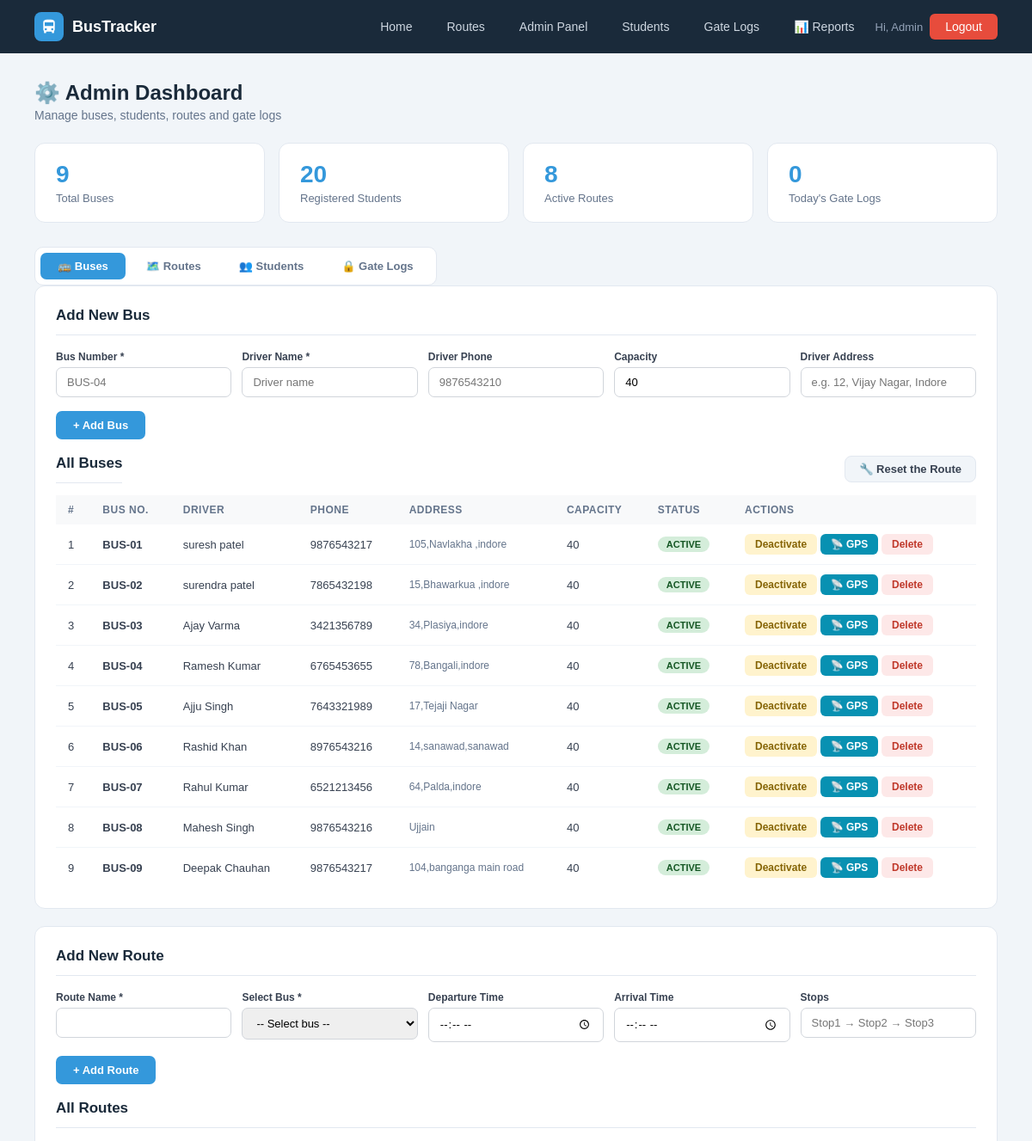
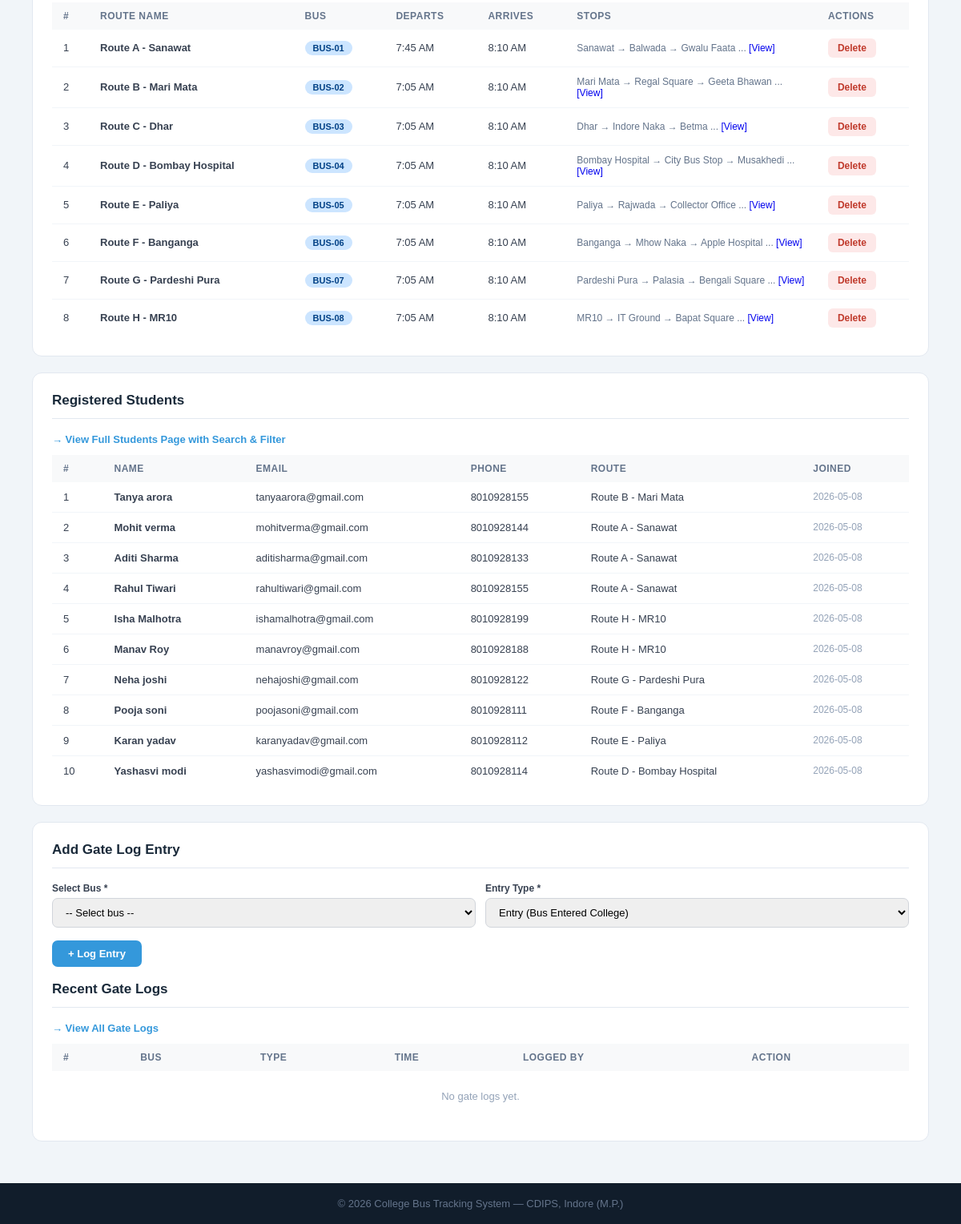
The page /admin (signed in) on the database its author committed (2 pictures, top to bottom).
### tables this page shows
CREATE TABLE buses (
        id INTEGER PRIMARY KEY AUTOINCREMENT,
        bus_number TEXT UNIQUE NOT NULL, driver_name TEXT NOT NULL,
        driver_phone TEXT, capacity INTEGER DEFAULT 40,
        status TEXT DEFAULT 'active',
        current_lat REAL DEFAULT 22.7196, current_lng REAL DEFAULT 75.8577, driver_address TEXT);

CREATE TABLE routes (
        id INTEGER PRIMARY KEY AUTOINCREMENT,
        route_name TEXT NOT NULL, bus_id INTEGER,
        start_point TEXT, end_point TEXT,
        departure_time TEXT, arrival_time TEXT, stops TEXT, original_bus_id INTEGER,
        FOREIGN KEY(bus_id) REFERENCES buses(id));

CREATE TABLE users (
        id INTEGER PRIMARY KEY AUTOINCREMENT,
        name TEXT NOT NULL, email TEXT UNIQUE NOT NULL,
        password TEXT NOT NULL, role TEXT DEFAULT 'student',
        phone TEXT, route_id INTEGER,
        created_at TIMESTAMP DEFAULT CURRENT_TIMESTAMP);

### app.py (the view)
@app.route('/admin')
@admin_required
def admin_dashboard():
    db = get_db()
    buses    = db.execute("SELECT * FROM buses").fetchall()
    students = db.execute('''SELECT u.*,r.route_name FROM users u
                             LEFT JOIN routes r ON u.route_id=r.id
                             WHERE u.role='student' ORDER BY u.created_at DESC''').fetchall()
    routes   = db.execute("SELECT r.*,b.bus_number FROM routes r LEFT JOIN buses b ON r.bus_id=b.id").fetchall()
    logs     = db.execute("SELECT * FROM gate_logs ORDER BY log_time DESC LIMIT 15").fetchall()
    stats = dict(
        total_buses=db.execute("SELECT COUNT(*) FROM buses").fetchone()[0],
        total_students=db.execute("SELECT COUNT(*) FROM users WHERE role='student'").fetchone()[0],
        total_routes=db.execute("SELECT COUNT(*) FROM routes").fetchone()[0],
        today_logs=db.execute("SELECT COUNT(*) FROM gate_logs WHERE DATE(log_time)=DATE('now')").fetchone()[0])
    db.close(); return render_template('admin.html', buses=buses, students=students, routes=routes, logs=logs, stats=stats)

### templates/admin.html (shortened to what this page needs)
{% extends "base.html" %}
{% block content %}
<div class="page">
    <div class="page-header">
        <div style="display:flex;gap:12px;align-items:flex-start;flex-wrap:wrap;justify-content:space-between;">
            <div>
                <h1>⚙️ Admin Dashboard</h1>
                <p>Manage buses, students, routes and gate logs</p>
            </div>
        </div>
    </div>
    <div class="stat-cards">
        <div class="stat-card"><div class="num">{{ stats.total_buses }}</div><div class="lbl">Total Buses</div></div>
        <div class="stat-card"><div class="num">{{ stats.total_students }}</div><div class="lbl">Registered Students</div></div>
        <div class="stat-card"><div class="num">{{ stats.total_routes }}</div><div class="lbl">Active Routes</div></div>
        <div class="stat-card"><div class="num">{{ stats.today_logs }}</div><div class="lbl">Today's Gate Logs</div></div>
    </div>
    <div class="tab-wrap">
        <div class="tab-labels">
            <label for="tab-buses">🚌 Buses</label>
            <label for="tab-routes">🗺️ Routes</label>
            <label for="tab-students">👥 Students</label>
            <label for="tab-logs">🔒 Gate Logs</label>
        </div>
        <div class="tab-contents">
            <div class="panel" id="content-buses">
                <h2>Add New Bus</h2>
                <form method="POST" action="{{ url_for('add_bus') }}">
                    <div class="form-row">
                        <div class="fg"><label>Bus Number *</label><input type="text" name="bus_number" placeholder="BUS-04" required></div>
                        <div class="fg"><label>Driver Name *</label><input type="text" name="driver_name" placeholder="Driver name" required></div>
                        <div class="fg"><label>Driver Phone</label><input type="tel" name="driver_phone" placeholder="9876543210" maxlength="10"></div>
                        <div class="fg"><label>Capacity</label><input type="number" name="capacity" value="40" min="10" max="60"></div>
                        <div class="fg" style="width:100%"><label>Driver Address</label><input type="text" name="driver_address" placeholder="e.g. 12, Vijay Nagar, Indore"></div>
                    </div>
                    <button type="submit" class="btn-add">+ Add Bus</button>
                </form>
                <br>
                <div style="display:flex;align-items:center;justify-content:space-between;margin-bottom:14px;">
                    <h2 style="margin:0;">All Buses</h2>
                    <a href="{{ url_for('fix_routes') }}"
                       onclick="return confirm('Are you sure you want to restore all routes to their original buses?')"
                       style="background:#f1f5f9;color:#374151;padding:7px 16px;border-radius:8px;font-size:13px;font-weight:600;text-decoration:none;border:1px solid #e2e8f0;">
                       🔧 Reset the Route
                    </a>
                </div>
                <table>
                    <thead><tr><th>#</th><th>Bus No.</th><th>Driver</th><th>Phone</th><th>Address</th><th>Capacity</th><th>Status</th><th>Actions</th></tr></thead>
                    <tbody>
                    {% for b in buses %}
                    <tr>
                        <td>{{ loop.index }}</td>
                        <td><b>{{ b.bus_number }}</b></td>
                        <td>{{ b.driver_name }}</td>
                        <td>{{ b.driver_phone or '—' }}</td>
                        <td style="font-size:12px;color:#64748b;max-width:160px;">{{ b.driver_address or '—' }}</td>
                        <td>{{ b.capacity }}</td>
                        <td><span class="badge {{ 'badge-green' if b.status=='active' else 'badge-red' }}">{{ b.status.upper() }}</span></td>
                        <td>
                            {% if b.status == 'active' %}
                            <a href="{{ url_for('bus_status', bid=b.id, status='inactive') }}" class="btn-sm btn-warning">Deactivate</a>
                            {% else %}
                            <a href="{{ url_for('bus_status', bid=b.id, status='active') }}" class="btn-sm btn-success">Activate</a>
                            {% endif %}
                            <a href="{{ url_for('driver_gps_page', bus_id=b.id) }}"
                               class="btn-sm"
                               style="background:#0891b2;color:#fff;border:none;"
                               target="_blank"
                               title="Driver GPS Panel — {{ b.driver_name }}">
                               📡 GPS
                            </a>
                            <a href="{{ url_for('delete_bus', bid=b.id) }}" class="btn-sm btn-danger">Delete</a>
                        </td>
                    </tr>
                    {% else %}
                    <tr><td colspan="8" style="text-align:center;color:#94a3b8;padding:24px">No buses found.</td></tr>
                    {% endfor %}
                    </tbody>
                </table>
            </div>
           <div class="panel" id="content-routes">
             <h2>Add New Route</h2>
             <form method="POST" action="{{ url_for('add_route') }}">
                <div class="form-row">
                    <div class="fg">
                        <label>Route Name *</label>
                        <input type="text" name="route_name" required>
                    </div>
                    <div class="fg">
                        <label>Select Bus *</label>
                        <select name="bus_id" required>
                            <option value="">-- Select bus --</option>
                        </select>
                    </div>
                    <div class="fg">
                        <label>Departure Time</label>
                        <input type="time" name="departure_time">
                    </div>
                    <div class="fg">
                        <label>Arrival Time</label>
                        <input type="time" name="arrival_time">
                    </div>
                    <div class="fg" style="width:100%">
                        <label>Stops</label>
                        <input type="text" name="stops" placeholder="Stop1 → Stop2 → Stop3">
                    </div>
                </div>
                <button type="submit" class="btn-add">+ Add Route</button>
            </form>
            <br>
             <h2>All Routes</h2>
             <table>
                <thead>
                    <tr>
                        <th>#</th>
                        <th>Route Name</th>
                        <th>Bus</th>
                        <th>Departs</th>
                        <th>Arrives</th>
                        <th>Stops</th>
                        <th>Actions</th>
                    </tr>
                </thead>
                <tbody>
                    {% for r in routes %}
                    <tr>
                        <td>{{ loop.index }}</td>
                        <td><b>{{ r.route_name }}</b></td>
                        <td><span class="badge badge-blue">{{ r.bus_number or 'N/A' }}</span></td>
                        <td>
                            {% if r.departure_time %}
                                {{ (r.departure_time[:2]|int % 12 or 12) }}:{{ r.departure_time[3:] }}
                                {{ 'AM' if r.departure_time[:2]|int < 12 else 'PM' }}
                            {% else %}
                                 —
                            {% endif %}
                        </td>
                        <td>
                            {% if r.arrival_time %}
                                {{ (r.arrival_time[:2]|int % 12 or 12) }}:{{ r.arrival_time[3:] }}
                                {{ 'AM' if r.arrival_time[:2]|int < 12 else 'PM' }}
                            {% else %}
                               —
                            {% endif %}
                        </td>
                        <td style="max-width:240px;font-size:12px;color:#64748b">
                        {% if r.stops %}
                        {% set stop_list = r.stops.replace(',','→').split('→') %}
                        {{ stop_list[0].strip() }}
                        {% if stop_list|length > 1 %} → {{ stop_list[1].strip() }}{% endif %}
                        {% if stop_list|length > 2 %} → {{ stop_list[2].strip() }}{% endif %}
                        {% if stop_list|length > 3 %}
                            ...
                            <a href="#" onclick="alert(`{{ r.stops }}`)">[View]</a>
                        {% endif %}
                {% else %}
                    —
                {% endif %}
            </td>
            <td>
                <a href="{{ url_for('delete_route', rid=r.id) }}"
                   onclick="return confirm('Are you sure you want to delete this route?')"
                   class="btn-sm btn-danger">
                   Delete
                </a>
            </td>
        </tr>
        {% else %}
        <tr>
            <td colspan="7" style="text-align:center;color:#94a3b8;padding:24px">
                No routes found.
            </td>
        </tr>
        {% endfor %}
        </tbody>
    </table>
</div>
            <div class="panel" id="content-students">
                <h2>Registered Students</h2>
                <p style="font-size:13px;color:#64748b;margin-bottom:12px">
                    <a href="{{ url_for('students_list') }}" style="color:#3498db;font-weight:bold">→ View Full Students Page with Search &amp; Filter</a>
                </p>
                <table>
                    <thead><tr><th>#</th><th>Name</th><th>Email</th><th>Phone</th><th>Route</th><th>Joined</th></tr></thead>
                    <tbody>
                    {% for s in students[:10] %}
                    <tr>
                        <td>{{ loop.index }}</td>
                        <td><b>{{ s.name }}</b></td>
                        <td>{{ s.email }}</td>
                        <td>{{ s.phone or '—' }}</td>
                        <td>{{ s.route_name or '—' }}</td>
                        <td style="font-size:12px;color:#94a3b8">{{ s.created_at[:10] if s.created_at else '—' }}</td>
                    </tr>
                    {% else %}
                    <tr><td colspan="6" style="text-align:center;color:#94a3b8;padding:24px">No students registered.</td></tr>
                    {% endfor %}
                    </tbody>
                </table>
            </div>
            <div class="panel" id="content-logs">
                <h2>Add Gate Log Entry</h2>
                <form method="POST" action="{{ url_for('add_gate_log') }}">
                    <div class="form-row">
                        <div class="fg">
                            <label>Select Bus *</label>
                            <select name="bus_id" required>
                                <option value="">-- Select bus --</option>
                            </select>
                        </div>
                        <div class="fg">
                            <label>Entry Type *</label>
                            <select name="entry_type" required>
                                <option value="Entry">Entry (Bus Entered College)</option>
                            </select>
                        </div>
                    </div>
                    <button type="submit" class="btn-add">+ Log Entry</button>
                </form>
                <br>
                <h2>Recent Gate Logs</h2>
                <p style="font-size:13px;color:#64748b;margin-bottom:12px">
                    <a href="{{ url_for('gate_logs_page') }}" style="color:#3498db;font-weight:bold">→ View All Gate Logs</a>
                </p>
                <table>
                    <thead><tr><th>#</th><th>Bus</th><th>Type</th><th>Time</th><th>Logged By</th><th>Action</th></tr></thead>
                    <tbody>
                    {% for l in logs %}
                    <tr>
                        <td>{{ loop.index }}</td>
                        <td><b>{{ l.bus_number }}</b></td>
                        <td><span class="badge {{ 'badge-in' if l.entry_type=='Entry' else 'badge-out' }}">{{ l.entry_type }}</span></td>
                        <td style="font-size:12px">{{ l.log_time }}</td>
                        <td>{{ l.noted_by }}</td>
                        <td>
                            <a href="{{ url_for('delete_gate_log', lid=l.id) }}"
                               onclick="return confirm('Delete this gate log entry?')"
                               class="btn-sm btn-danger">Delete</a>
                        </td>
                    </tr>
                    {% else %}
                    <tr><td colspan="6" style="text-align:center;color:#94a3b8;padding:24px">No gate logs yet.</td></tr>
                    {% endfor %}
                    </tbody>
                </table>
            </div>
        </div>
    </div>
</div>
{% endblock %}

### rows shown on the page
buses: bus_number "BUS-01", driver_name "suresh patel", driver_phone "9876543217", driver_address "105,Navlakha ,indore", capacity "40", status "ACTIVE"
buses: bus_number "BUS-02", driver_name "surendra patel", driver_phone "7865432198", driver_address "15,Bhawarkua ,indore", capacity "40", status "ACTIVE"
buses: bus_number "BUS-03", driver_name "Ajay Varma", driver_phone "3421356789", driver_address "34,Plasiya,indore", capacity "40", status "ACTIVE"
buses: bus_number "BUS-04", driver_name "Ramesh Kumar", driver_phone "6765453655", driver_address "78,Bangali,indore", capacity "40", status "ACTIVE"
buses: bus_number "BUS-05", driver_name "Ajju Singh", driver_phone "7643321989", driver_address "17,Tejaji Nagar", capacity "40", status "ACTIVE"
buses: bus_number "BUS-06", driver_name "Rashid Khan", driver_phone "8976543216", driver_address "14,sanawad,sanawad", capacity "40", status "ACTIVE"
buses: bus_number "BUS-07", driver_name "Rahul Kumar", driver_phone "6521213456", driver_address "64,Palda,indore", capacity "40", status "ACTIVE"
buses: bus_number "BUS-08", driver_name "Mahesh Singh", driver_phone "9876543216", driver_address "Ujjain", capacity "40", status "ACTIVE"
buses: bus_number "BUS-09", driver_name "Deepak Chauhan", driver_phone "9876543217", driver_address "104,banganga main road", capacity "40", status "ACTIVE"
routes: route_name "Route A - Sanawat", bus_number "BUS-01", (r.departure_time[:2]|int%12or12) "7", departure_time "45", departure_time "AM", (r.arrival_time[:2]|int%12or12) "8", arrival_time "10", arrival_time "AM", start_point "Sanawat", stop_list "Balwada", stop_list "Gwalu Faata"
routes: route_name "Route B - Mari Mata", bus_number "BUS-02", (r.departure_time[:2]|int%12or12) "7", departure_time "05", departure_time "AM", (r.arrival_time[:2]|int%12or12) "8", arrival_time "10", arrival_time "AM", start_point "Mari Mata", stop_list "Regal Square", stop_list "Geeta Bhawan"
routes: route_name "Route C - Dhar", bus_number "BUS-03", (r.departure_time[:2]|int%12or12) "7", departure_time "05", departure_time "AM", (r.arrival_time[:2]|int%12or12) "8", arrival_time "10", arrival_time "AM", start_point "Dhar", stop_list "Indore Naka", stop_list "Betma"
routes: route_name "Route D - Bombay Hospital", bus_number "BUS-04", (r.departure_time[:2]|int%12or12) "7", departure_time "05", departure_time "AM", (r.arrival_time[:2]|int%12or12) "8", arrival_time "10", arrival_time "AM", start_point "Bombay Hospital", stop_list "City Bus Stop", stop_list "Musakhedi"
routes: route_name "Route E - Paliya", bus_number "BUS-05", (r.departure_time[:2]|int%12or12) "7", departure_time "05", departure_time "AM", (r.arrival_time[:2]|int%12or12) "8", arrival_time "10", arrival_time "AM", start_point "Paliya", stop_list "Rajwada", stop_list "Collector Office"
routes: route_name "Route F - Banganga", bus_number "BUS-06", (r.departure_time[:2]|int%12or12) "7", departure_time "05", departure_time "AM", (r.arrival_time[:2]|int%12or12) "8", arrival_time "10", arrival_time "AM", start_point "Banganga", stop_list "Mhow Naka", stop_list "Apple Hospital"
routes: route_name "Route G - Pardeshi Pura", bus_number "BUS-07", (r.departure_time[:2]|int%12or12) "7", departure_time "05", departure_time "AM", (r.arrival_time[:2]|int%12or12) "8", arrival_time "10", arrival_time "AM", start_point "Pardeshi Pura", stop_list "Palasia", stop_list "Bengali Square"
routes: route_name "Route H - MR10", bus_number "BUS-08", (r.departure_time[:2]|int%12or12) "7", departure_time "05", departure_time "AM", (r.arrival_time[:2]|int%12or12) "8", arrival_time "10", arrival_time "AM", start_point "MR10", stop_list "IT Ground", stop_list "Bapat Square"
users: name "Tanya arora", email "tanyaarora@gmail.com", phone "8010928155", route_name "Route B - Mari Mata", created_at "2026-05-08"
users: name "Mohit verma", email "mohitverma@gmail.com", phone "8010928144", route_name "Route A - Sanawat", created_at "2026-05-08"
users: name "Aditi Sharma", email "aditisharma@gmail.com", phone "8010928133", route_name "Route A - Sanawat", created_at "2026-05-08"
users: name "Rahul Tiwari", email "rahultiwari@gmail.com", phone "8010928155", route_name "Route A - Sanawat", created_at "2026-05-08"
users: name "Isha Malhotra", email "ishamalhotra@gmail.com", phone "8010928199", route_name "Route H - MR10", created_at "2026-05-08"
users: name "Manav Roy", email "manavroy@gmail.com", phone "8010928188", route_name "Route H - MR10", created_at "2026-05-08"
users: name "Neha joshi", email "nehajoshi@gmail.com", phone "8010928122", route_name "Route G - Pardeshi Pura", created_at "2026-05-08"
users: name "Pooja soni", email "poojasoni@gmail.com", phone "8010928111", route_name "Route F - Banganga", created_at "2026-05-08"
users: name "Karan yadav", email "karanyadav@gmail.com", phone "8010928112", route_name "Route E - Paliya", created_at "2026-05-08"
users: name "Yashasvi modi", email "yashasvimodi@gmail.com", phone "8010928114", route_name "Route D - Bombay Hospital", created_at "2026-05-08"

### other values the page prints
{{ session['admin']['name'] }} "Admin"
{{ stats.total_buses }} "9"
{{ stats.total_students }} "20"
{{ stats.total_routes }} "8"
{{ stats.today_logs }} "0"
